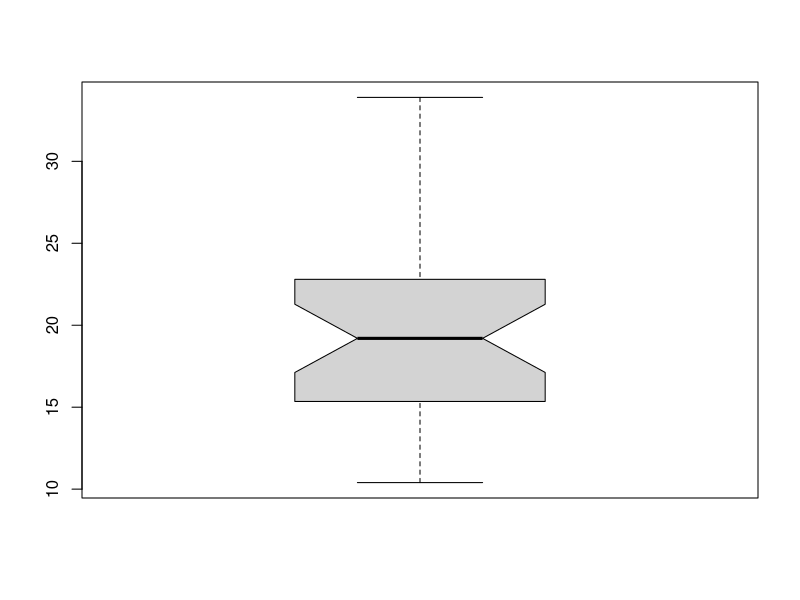
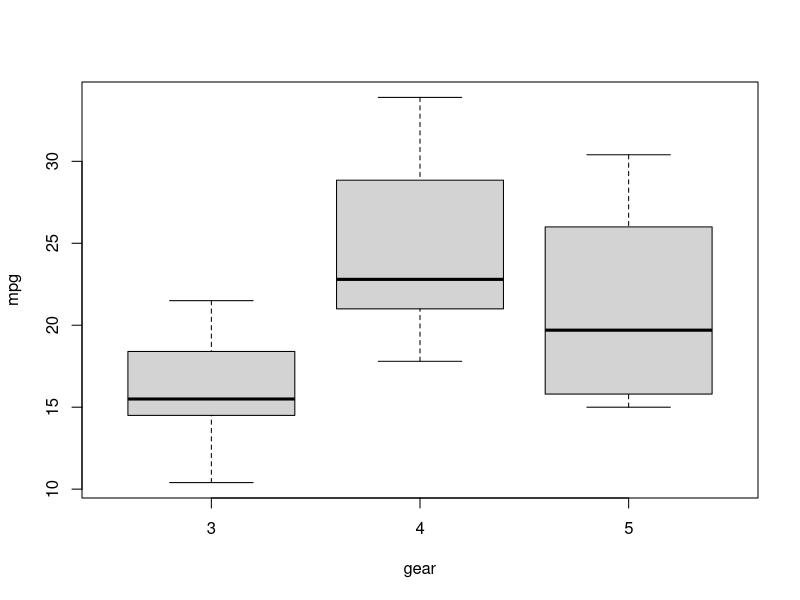
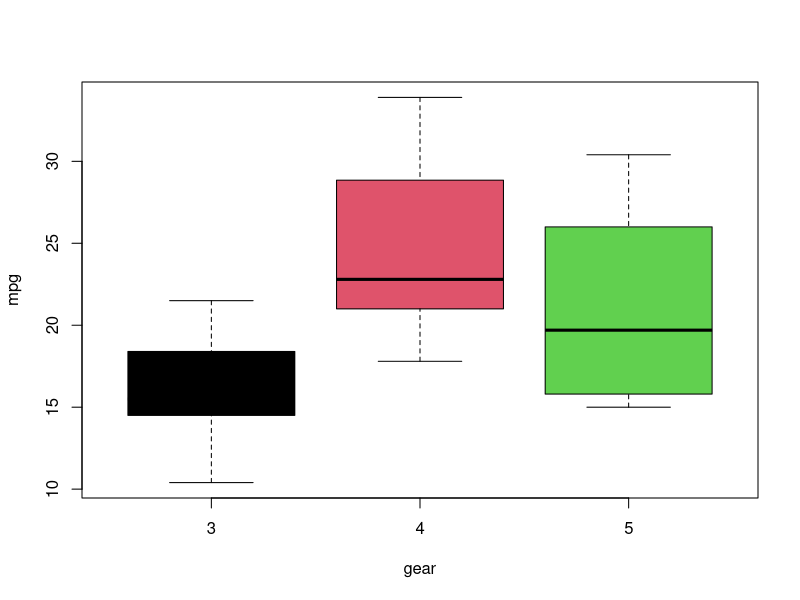
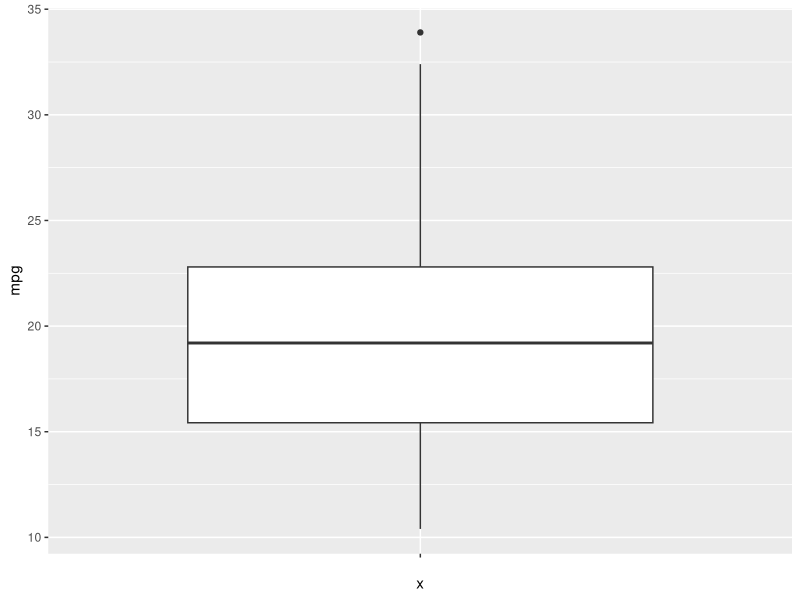
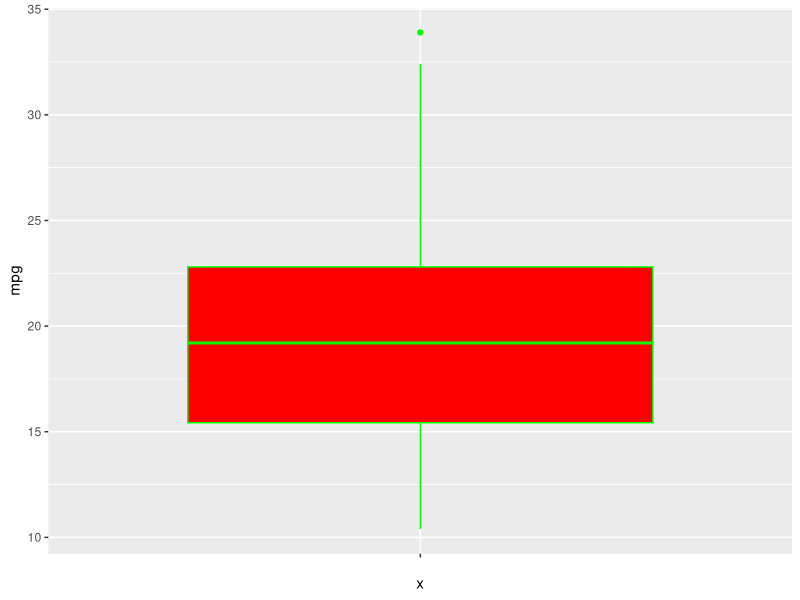
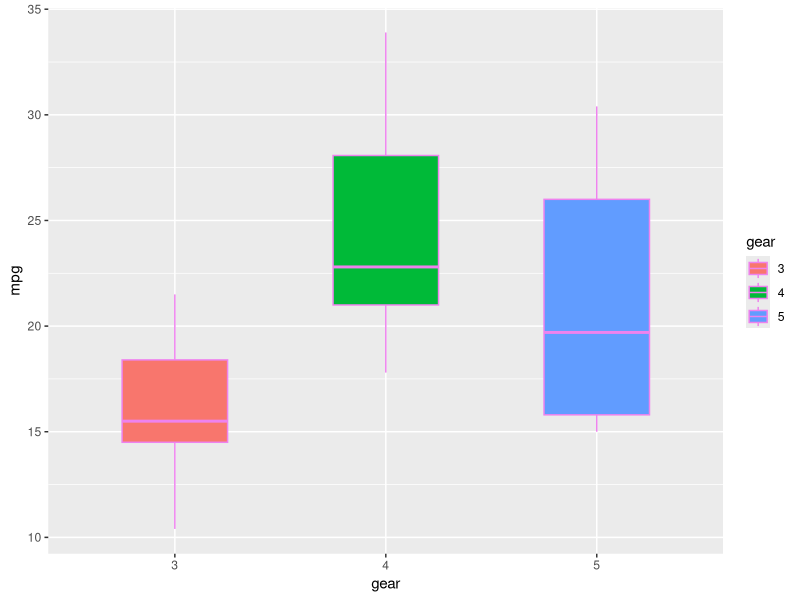
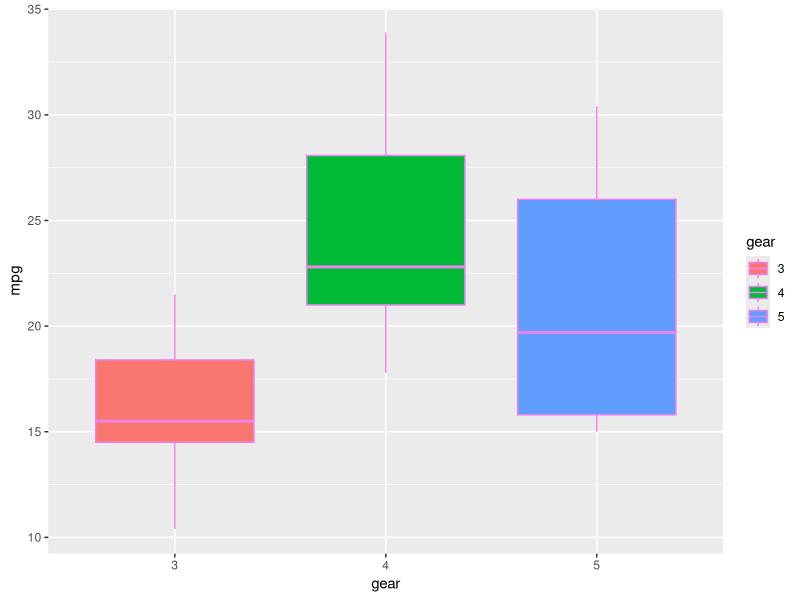
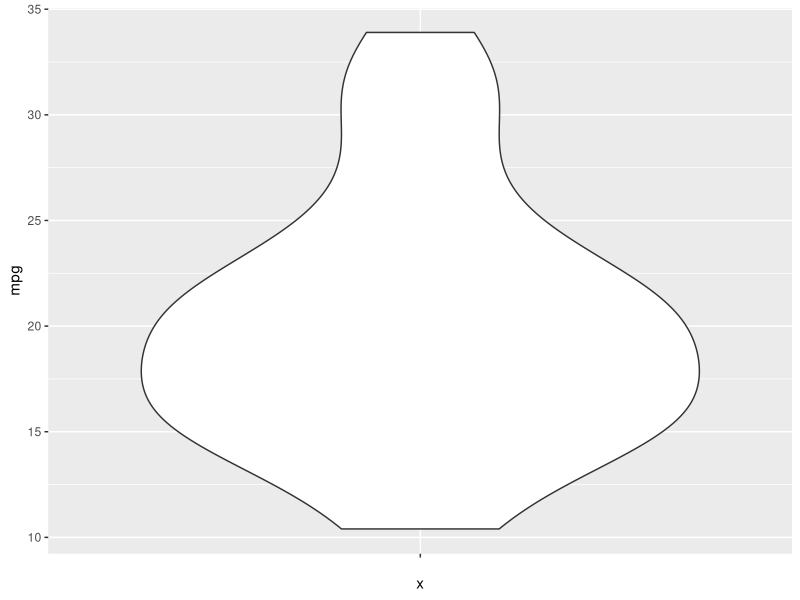

Source code (R) for these figures, in order:
#ggplot - Box Plot
#Continuous Values

library(dplyr)
library(ggplot2)

df=mtcars
catcols = c('cyl', 'vs', 'am', 'gear', 'carb')
df[,catcols] = lapply(df[,catcols], as.factor)


#base
boxplot(df$mpg, notch=T)
boxplot(formula =  mpg ~ gear, data =df)
boxplot(formula =  mpg ~ gear, data =df, col=1:3)

?boxplot
ggplot(df, aes(x = "", y = mpg)) +  geom_boxplot()

ggplot(df, aes(x = "", y = mpg)) +  geom_boxplot(fill = 'red', colour = 'green') 

ggplot(df, aes(x = gear, y = mpg)) +  geom_boxplot(aes(fill=gear), colour = 'violet', width=.5) 

ggplot(df, aes(x = gear, y = mpg)) +  geom_boxplot(aes(fill=gear), colour = 'violet') 

ggplot(df, aes(x = "", y = mpg)) +  geom_violin()

ggplot(df, aes(x = "", y = mpg)) +  geom_violin(trim=FALSE)
ggplot(df, aes(x = gear, y = mpg)) +  geom_boxplot(aes(fill=gear)) + geom_violin(fill='yellow', alpha=.2) 

ggplot(df, aes(x = "", y = mpg)) + geom_boxplot(outlier.colour="red", outlier.shape=5, outlier.size=4, notch=T, fill='green') 
# confidence interval around the median which is normally based on the median +/- 1.58*IQR/sqrt(n). Notches are used to compare groups; if the notches of two boxes do not overlap, this is a strong evidence that the medians differ.
ggplot(df, aes(x = am, y = wt)) + geom_boxplot(outlier.colour="red", outlier.shape=5, outlier.size=4, notch=T, aes(fill=am))  + coord_flip()
#warning - It means that the confidence interval (i.e. size of the notches) is larger than the interquartile range (IQR). The size of the notches depends on your data: +/-1.58 IQR/sqrt(n)



#links
#http://www.sthda.com/english/wiki/ggplot2-violin-plot-quick-start-guide-r-software-and-data-visualization
